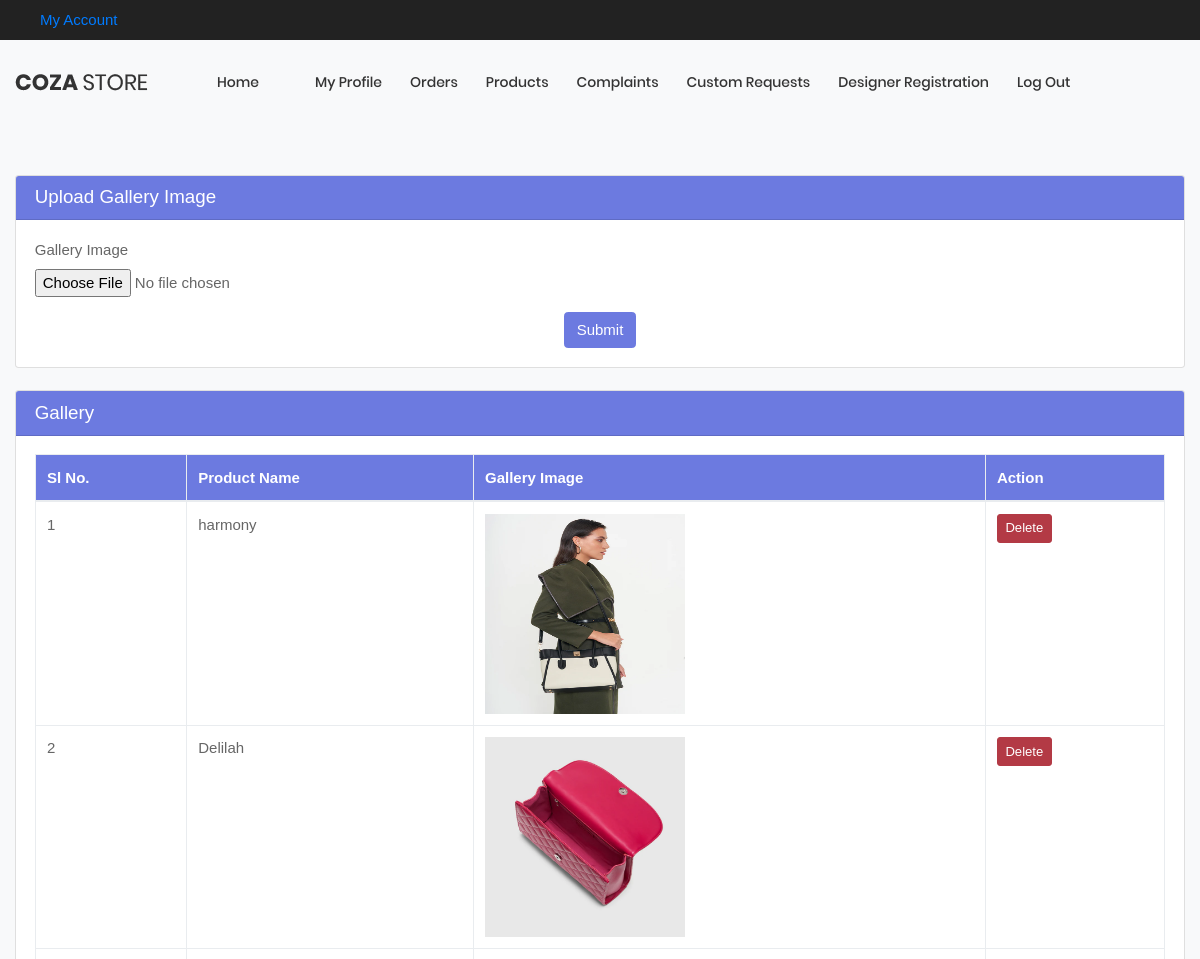
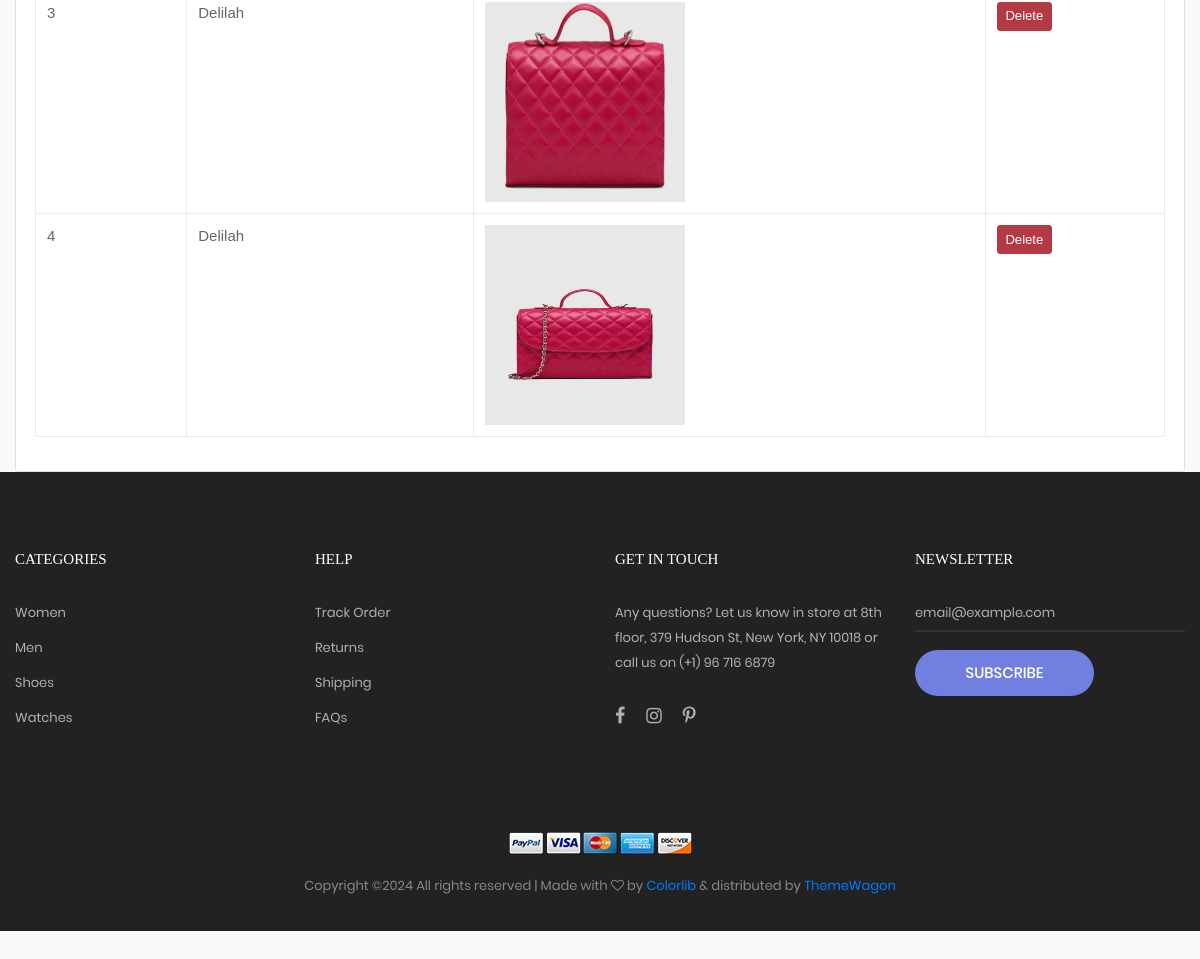
The page /PROJECT/Manufacturer/Gallery.php on the database its author committed (2 pictures, top to bottom).
### tables this page shows
CREATE TABLE `tbl_gallery` (
  `gallery_id` int(11) NOT NULL,
  `gallery_image` varchar(100) NOT NULL,
  `product_id` int(11) NOT NULL
);

CREATE TABLE `tbl_product` (
  `product_id` int(11) NOT NULL,
  `product_name` varchar(30) NOT NULL,
  `product_description` varchar(100) NOT NULL,
  `product_price` int(11) NOT NULL,
  `product_photo` varchar(100) NOT NULL,
  `subcategory_id` int(11) NOT NULL,
  `manufacturer_id` int(11) NOT NULL,
  `material_id` int(11) NOT NULL,
  `color_id` int(11) NOT NULL,
  `product_vstatus` int(11) NOT NULL DEFAULT 0
);

### PROJECT/Manufacturer/Gallery.php (the view, shortened to what this page needs)
<?php
include("../Assets/Connection/connection.php");
include("Head.php");
			?>
<!DOCTYPE html PUBLIC "-//W3C//DTD XHTML 1.0 Transitional//EN" "http://www.w3.org/TR/xhtml1/DTD/xhtml1-transitional.dtd">
<html xmlns="http://www.w3.org/1999/xhtml">
<head>
</head>
<body>
  <div class="container mt-5">
    <form action="" method="post" enctype="multipart/form-data" name="form1" id="form1">
      <div class="card mb-4">
        <div class="card-header">
          <h5 class="mb-0">Upload Gallery Image</h5>
        </div>
        <div class="card-body">
          <div class="form-group">
            <label for="file_photo">Gallery Image</label>
            <input required type="file" name="file_photo" id="file_photo" class="form-control-file" />
          </div>
          <div class="text-center">
            <input type="submit" name="btn_submit" id="btn_submit" value="Submit" class="btn btn-primary" />
          </div>
        </div>
      </div>
    </form>
    <div class="card">
      <div class="card-header">
        <h5 class="mb-0">Gallery</h5>
      </div>
      <div class="card-body">
        <table class="table table-bordered">
          <thead>
            <tr>
              <th>Sl No.</th>
              <th>Product Name</th>
              <th>Gallery Image</th>
              <th>Action</th>
            </tr>
          </thead>
          <tbody>
            <?php
              $i = 0;
              $SelQry = "SELECT * FROM tbl_gallery g INNER JOIN tbl_product p ON g.product_id = p.product_id";
              $result = $Con->query($SelQry);
              while ($row = $result->fetch_assoc()) {
                $i++;
            ?>
            <tr>
              <td><?php echo $i; ?></td>
              <td><?php echo $row['product_name']; ?></td>
              <td><img src="../Assets/Files/Gallery/<?php echo $row['gallery_image']; ?>" width="200" height="200" alt="Gallery Image" /></td>
              <td><a href="Gallery.php?did=<?php echo $row['gallery_id']; ?>" class="btn btn-danger btn-sm">Delete</a></td>
            </tr>
            <?php
              }
            ?>
          </tbody>
        </table>
      </div>
    </div>
  </div>
</body>
</html>
<?php
include("Foot.php");
?>

### PROJECT/Assets/Templates/Main/css/main.css (style rules this page uses)
.container { max-width: 1380px; }
@media (max-width: 1600px) { .container { max-width: 1200px; } }

### PROJECT/Manufacturer/Gallery.php (style rules this page uses)
body { background-color: #f8f9fa; }
.card-header { background-color: #6c7ae0; color: white; }
.table th { background-color: #6c7ae0; color: white; }
.btn-primary { background-color: #6c7ae0; border-color: #6c7ae0; }
.btn-danger { background-color: #b33a45; border-color: #b33a45; }

### rows shown on the page
tbl_gallery: product.product_name "harmony", gallery_image (picture)
tbl_gallery: product.product_name "Delilah", gallery_image (picture)
tbl_gallery: product.product_name "Delilah", gallery_image (picture)
tbl_gallery: product.product_name "Delilah", gallery_image (picture)
